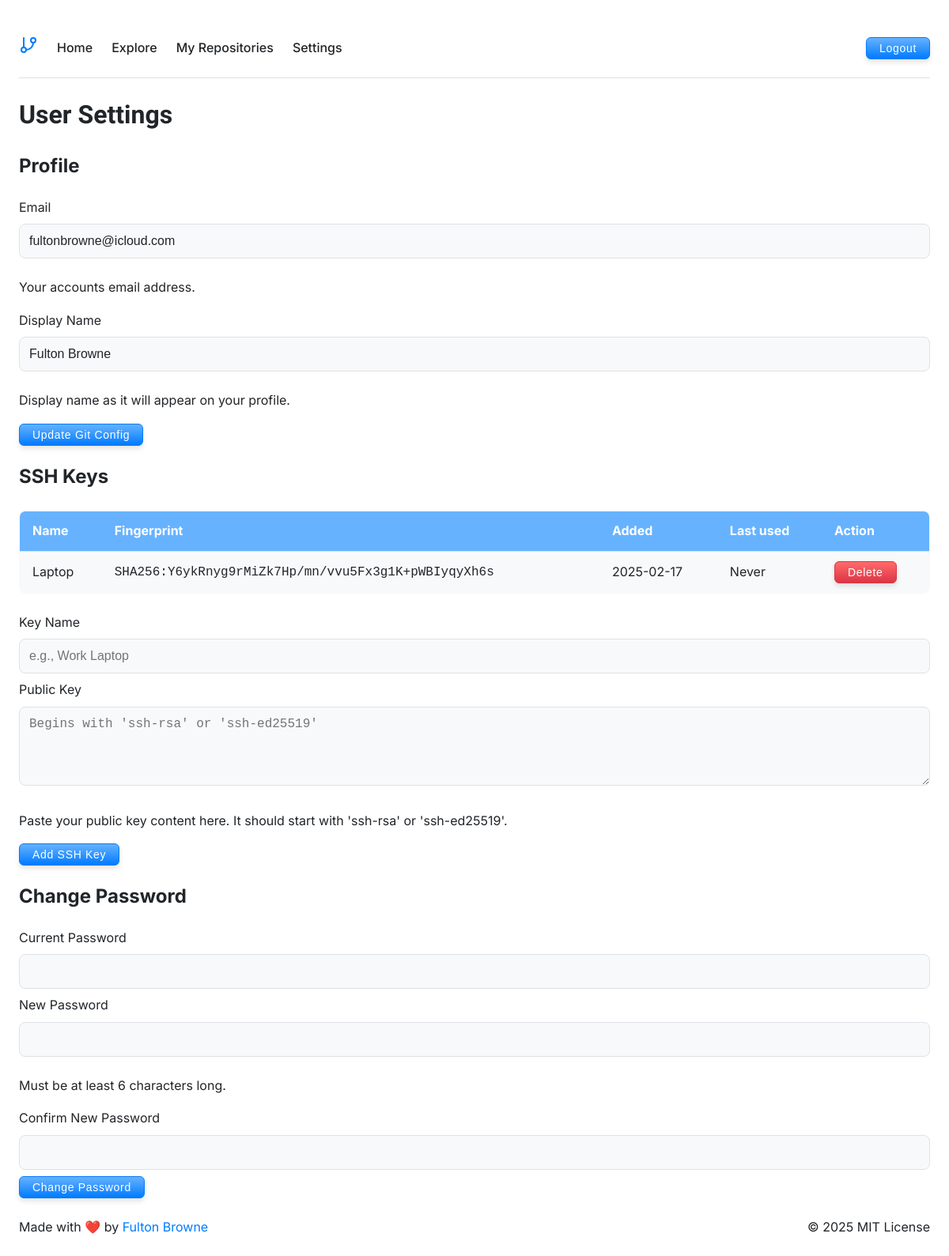
The app's page /user_settings.php (signed in) with its own data.
### tables this page shows
CREATE TABLE users (
        id INTEGER PRIMARY KEY AUTOINCREMENT,
        username TEXT UNIQUE NOT NULL,
        password_hash TEXT NOT NULL,
        repo_path TEXT UNIQUE NOT NULL,
        created_at DATETIME DEFAULT CURRENT_TIMESTAMP
    , git_email TEXT DEFAULT NULL, git_name TEXT DEFAULT NULL);

CREATE TABLE ssh_keys (
            id INTEGER PRIMARY KEY AUTOINCREMENT,
            user_id INTEGER NOT NULL,
            name TEXT NOT NULL,
            public_key TEXT NOT NULL,
            fingerprint TEXT NOT NULL,
            created_at DATETIME DEFAULT CURRENT_TIMESTAMP,
            last_used_at DATETIME,
            FOREIGN KEY (user_id) REFERENCES users(id),
            UNIQUE(user_id, fingerprint)
        );

### user_settings.php (the view, shortened to what this page needs)
<?php
$db = Database::getInstance();
$stmt = $db->prepare('
    SELECT username, git_email, git_name
    FROM users
    WHERE id = :user_id
');
$stmt->bindValue(':user_id', $_SESSION['user_id'], SQLITE3_INTEGER);
$user = $stmt->execute()->fetchArray(SQLITE3_ASSOC);
$stmt = $db->prepare('
    SELECT id, name, fingerprint, created_at, last_used_at
    FROM ssh_keys
    WHERE user_id = :user_id
    ORDER BY created_at DESC
');
$stmt->bindValue(':user_id', $_SESSION['user_id'], SQLITE3_INTEGER);
$result = $stmt->execute();
$sshKeys = [];
while ($row = $result->fetchArray(SQLITE3_ASSOC)) {
    $sshKeys[] = $row;
}
?>
<!DOCTYPE html>
<html>
<head>
    <link rel="stylesheet" href="style.css">
</head>
<body>
    <?php include 'includes/header.php'; ?>
    <div class="settings-container">
        <h1>User Settings</h1>
        <section class="settings-section">
            <h2>Profile</h2>
            <form method="post" class="settings-form">
                <div class="form-group">
                    <label for="git_email">Email</label>
                    <input type="email" name="git_email" id="git_email"
                           value="<?php echo htmlspecialchars($user['git_email'] ?? ''); ?>" required>
                    <p class="help-text">
                        Your accounts email address.
                    </p>
                </div>
                <div class="form-group">
                    <label for="git_name">Display Name</label>
                    <input type="text" name="git_name" id="git_name"
                           value="<?php echo htmlspecialchars($user['git_name'] ?? ''); ?>" required>
                    <p class="help-text">
                        Display name as it will appear on your profile.
                    </p>
                </div>
                <button type="submit" class="btn-primary">Update Git Config</button>
            </form>
        </section>
        <section class="settings-section">
            <h2>SSH Keys</h2>
            <div class="ssh-keys-list">
                <?php if (!empty($sshKeys)): ?>
                    <table class="ssh-keys-table">
                        <thead>
                            <tr>
                                <th>Name</th>
                                <th>Fingerprint</th>
                                <th>Added</th>
                                <th>Last used</th>
                                <th>Action</th>
                            </tr>
                        </thead>
                        <tbody>
                            <?php foreach ($sshKeys as $key): ?>
                                <tr>
                                    <td><?php echo htmlspecialchars($key['name']); ?></td>
                                    <td><code><?php echo htmlspecialchars($key['fingerprint']); ?></code></td>
                                    <td><?php echo date('Y-m-d', strtotime($key['created_at'])); ?></td>
                                    <td>
                                        <?php
                                        echo $key['last_used_at']
                                            ? date('Y-m-d', strtotime($key['last_used_at']))
                                            : 'Never';
                                        ?>
                                    </td>
                                    <td>
                                        <form method="post" style="display: inline;">
                                            <button type="submit" class="btn-danger btn-small"
                                                    onclick="return confirm('Are you sure you want to delete this SSH key?')">
                                                Delete
                                            </button>
                                        </form>
                                    </td>
                                </tr>
                            <?php endforeach; ?>
                        </tbody>
                    </table>
                <?php else: ?>
                    <p>No SSH keys added yet.</p>
                <?php endif; ?>
            </div>
            <form method="post" class="settings-form add-ssh-key">
                <div class="form-group">
                    <label for="key_name">Key Name</label>
                    <input type="text" name="key_name" id="key_name" required
                           placeholder="e.g., Work Laptop">
                </div>
                <div class="form-group">
                    <label for="public_key">Public Key</label>
                    <textarea name="public_key" id="public_key" required
                              placeholder="Begins with 'ssh-rsa' or 'ssh-ed25519'"></textarea>
                    <p class="help-text">
                        Paste your public key content here. It should start with 'ssh-rsa' or 'ssh-ed25519'.
                    </p>
                </div>
                <button type="submit" class="btn-primary">Add SSH Key</button>
            </form>
        </section>
        <section class="settings-section">
            <h2>Change Password</h2>
            <form method="post" class="settings-form">
                <div class="form-group">
                    <label for="current_password">Current Password</label>
                    <input type="password" name="current_password" id="current_password" required>
                </div>
                <div class="form-group">
                    <label for="new_password">New Password</label>
                    <input type="password" name="new_password" id="new_password" required
                            minlength="6">
                    <p class="help-text">
                        Must be at least 6 characters long.
                    </p>
                </div>
                <div class="form-group">
                    <label for="confirm_password">Confirm New Password</label>
                    <input type="password" name="confirm_password" id="confirm_password" required>
                </div>
                <button type="submit" class="btn-primary">Change Password</button>
            </form>
        </section>
    </div>
    <?php include 'includes/footer.php'; ?>
</body>
</html>

### style.css (style rules this page uses)
@media (prefers-color-scheme: light) { :root { --background: #ffffff; --surface: #f8f9fa; --text: #212529; --white-text: #ffffff; --accent: #007bff; --light-accent: #66b2ff; --muted: #6c757d; --border: #dee2e6; } }
* { box-sizing: border-box; }
body { margin: 0 auto; padding: 24px; background-color: var(--background); color: var(--text); font-family: "Inter", sans-serif; line-height: 1.6; font-size: 16px; max-width: 1200px; }
h1 { font-family: "Judson", serif; }
h1, h2, h3, h4, h5, h6 { color: var(--highlight); margin-bottom: 20px; }
.btn-primary { display: inline-flex; align-items: center; justify-content: center; white-space: nowrap; border-radius: 0.375rem; font-size: 0.875rem; font-weight: 500; transition: all 0.3s ease; outline: none; ring-offset-color: white; box-shadow: 0 0 0 2px var(--accent); ring-offset-width: 2px; background: linear-gradient( to top, var(--accent), var(--light-accent) ); border: 1px solid #007bff; color: white; padding: 0.5rem 1rem; height: 1.75rem; letter-spacing: 0.05em; box-shadow: 0 4px 6px rgba(0, 0, 0, 0.1); }
input[type="text"], input[type="email"], input[type="password"], textarea { width: 100%; padding: 12px; margin: 8px 0; border: 1px solid var(--border); border-radius: 8px; background-color: var(--surface); color: var(--text); font-size: 16px; transition: border-color 0.3s ease, box-shadow 0.3s ease; }
textarea { resize: vertical; min-height: 100px; }
.btn-danger { display: inline-flex; align-items: center; justify-content: center; white-space: nowrap; border-radius: 0.375rem; font-size: 0.875rem; font-weight: 500; transition: all 0.3s ease; outline: none; ring-offset-color: white; box-shadow: 0 0 0 2px #dc3545; ring-offset-width: 2px; background: linear-gradient( to top, #dc3545, #ff6b6b ); border: 1px solid #dc3545; color: white; padding: 0.5rem 1rem; height: 1.75rem; letter-spacing: 0.05em; box-shadow: 0 4px 6px rgba(0, 0, 0, 0.1); }
table { width: 100%; border-collapse: collapse; margin: 24px 0; background-color: var(--surface); border: 1px solid var(--border); border-radius: 8px; overflow: hidden; }
th, td { padding: 12px 16px; text-align: left; border-bottom: 1px solid var(--border); }
th { background-color: var(--light-accent); color: var(--white-text); font-weight: 700; }
td { color: var(--text); }

### records on screen
users: git_email "fultonbrowne@icloud.com", git_name "Fulton Browne"
ssh_keys: name "Laptop", fingerprint "SHA256:Y6ykRnyg9rMiZk7Hp/mn/vvu5Fx3g1K+pWBIyqyXh6s", created_at "2025-02-17", shows "Never"
